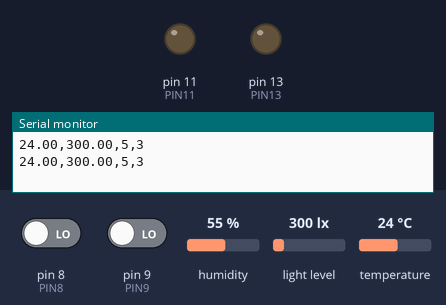
Recording of a sketch running on a simulated Arduino Uno, built with avr-gcc and run on an emulated ATmega328P. Parts: output pins drawn as LEDs (lit = HIGH), the last lines printed to the serial monitor. The inputs (shaded band) are chosen by the test bench; at power-on: light level 300 lx, temperature 24 °C, pin 8 (PIN8) LOW, pin 9 (PIN9) LOW, humidity 55 %.

Above: at 1.8 s.
1.9 s: light level set to 110 lx
3.4 s: light level set to 92 lx
At 5.2 s:
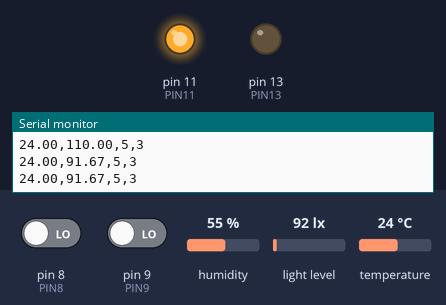
5.5 s: temperature set to 29.5 °C
7.2 s: temperature set to 30.8 °C
At 8.8 s:
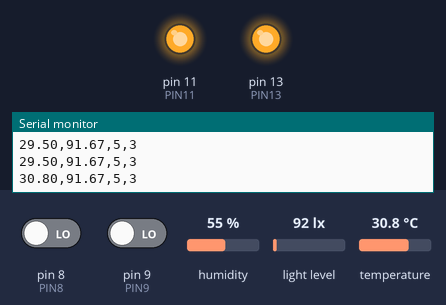
9.5 s: light level set to 500 lx
At 10.7 s:
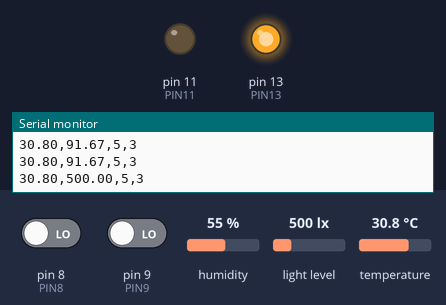
11.5 s: light level set to 40 lx
At 12.5 s:
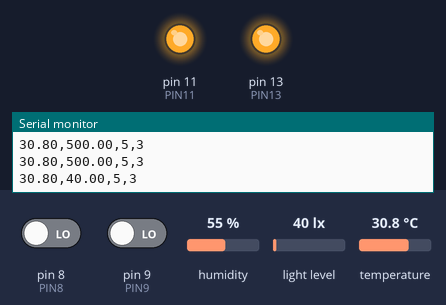
Timing chart, 0 to 14.5 s (numbered marks = the images above; inputs shaded):
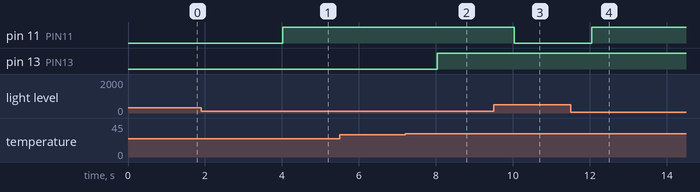

The sketch:

Responsi_Kel1_Arduino.ino
```cpp
#include <Wire.h>
#include <BH1750.h>
#include <DHT.h>
#define DHTPIN 10
#define DHTTYPE DHT22
#define PIN8 8
#define PIN9 9
#define PIN11 11
#define PIN13 13

BH1750 lightMeter;
DHT dht(DHTPIN, DHTTYPE);

void setup() {
  Serial.begin(9600);
  Wire.begin();
  lightMeter.begin();
  dht.begin();
  pinMode(PIN8, INPUT);
  pinMode(PIN9, INPUT);
  pinMode(PIN11, OUTPUT);
  pinMode(PIN13, OUTPUT);
}

void loop() {

  // BH1750
  float lux = lightMeter.readLightLevel();
  if (lux < 100) {
    digitalWrite(PIN11, HIGH);
  } else {
    digitalWrite(PIN11, LOW);
  }

  // DHT
  float temperature = dht.readTemperature();
  if (temperature > 30) {
    digitalWrite(PIN13, HIGH);
  } else {
    digitalWrite(PIN13, LOW);
  }

  int pin8State = digitalRead(PIN8); // FSR
  int pin9State = digitalRead(PIN9); // LDR

  Serial.print(temperature);
  Serial.print(",");

  Serial.print(lux);
  Serial.print(",");

  if (pin9State == 1){
    Serial.print("4");
  } else {
    Serial.print("5");
  }
  Serial.print(",");

  if (pin8State == 1){
    Serial.println("2");
  } else {
    Serial.println("3");
  }

  delay(1000);
}
```

Measured:
- the behaviour switches between 101 and 100 lx on light level (found by bisection; images 0 and 1)
- the behaviour switches between 30 and 30.1 °C on temperature (found by bisection; images 1 and 2)
- after the input at 3.4 s, pin 11 (PIN11): LOW → HIGH after 0.62 s
- after the input at 7.2 s, pin 13 (PIN13): LOW → HIGH after 0.84 s
- after the input at 9.5 s, pin 11 (PIN11): HIGH → LOW after 0.54 s
- after the input at 11.5 s, pin 11 (PIN11): LOW → HIGH after 0.55 s
